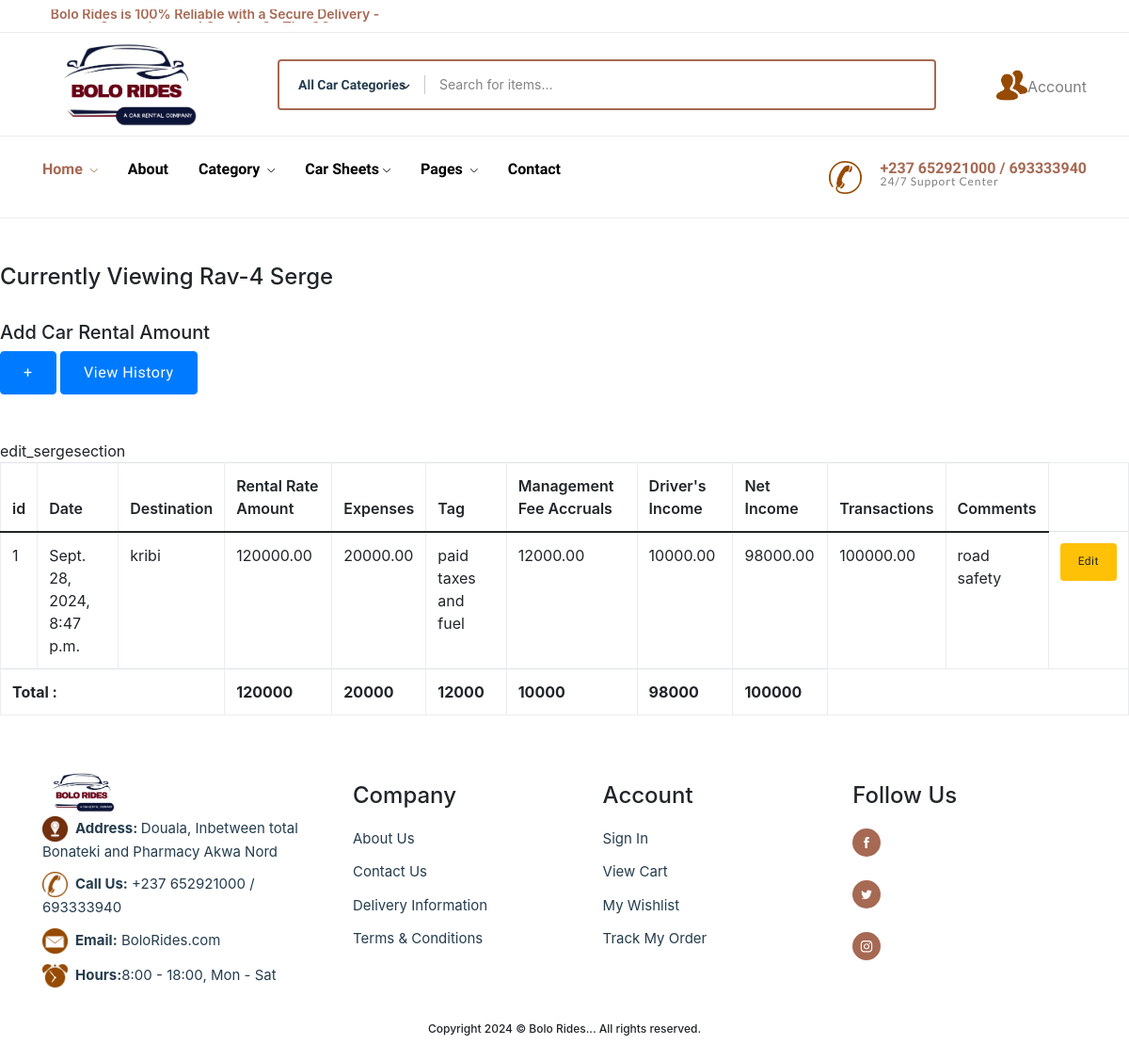
The app's page /rav4-serge-view with its own data.
### core/models.py (models this page shows, shortened)
class CarsType(models.Model):
  date_time = models.DateTimeField(default=timezone.now)
  destination = models.CharField(max_length=100, blank=False)
  rental_rate_amount = models.DecimalField(blank=True, null=True, max_digits=10,  decimal_places=2, default=0.00)
  expenses = models.DecimalField(blank=True, null=True, max_digits=10,  decimal_places=2, default=0.00)
  expense_tag = models.CharField(max_length=100, blank=False)
  management_fee_accruals = models.DecimalField(blank=True, null=True, max_digits=10,  decimal_places=2, default=0.00)
  driver_income = models.DecimalField(blank=True, null=True, max_digits=10,  decimal_places=2, default=0.00)
  net_income = models.DecimalField(blank=True, null=True, max_digits=10,  decimal_places=2, default=0.00)
  transaction = models.DecimalField(blank=True, null=True, max_digits=10,  decimal_places=2, default=0.00)
  comments = models.CharField(max_length=100, blank=False, default="leave message")
  class Meta:
    abstract = True
    verbose_name = "Cars Type"
    verbose_name_plural = "Cars Types"

class SergeSection(CarsType):
  history = HistoricalRecords()
  class Meta:
    verbose_name = "Serge Section"
    verbose_name_plural = "Serge Sections"

### core/views.py (the view)
# urls.py: path("rav4-serge-view", rav4_serge_view, name="rav4-serge-view"),
def rav4_serge_view(request):
  sergesection = SergeSection.objects.all()
  field_names = ['rental_rate_amount', 'expenses', 'management_fee_accruals', 'driver_income', 'net_income', 'transaction' ]
  total_sums = {}
  for field_name in field_names:
    total_sum = sergesection.aggregate(**{f"{field_name}_sum": Sum(field_name)})[f"{field_name}_sum"]
    total_sums[field_name] = total_sum or Decimal('0.00')
  print(total_sums)
  context = {
    'sergesection' : sergesection,
    'header' : 'Rav-4 Serge',
    'total_sums': total_sums
  }
  return render(request, "core/rav-4-serge.html", context)

### core/context_processor.py (called while the page is built)
def default(request):
  categories = Category.objects.all()
  return {
    'categories': categories,
  }

### templates/core/rav-4-serge.html
{% extends 'partials/base.html' %}
{% load static %}
{% block content %}
  <main>
    <br>
    <br>
    <h4>Currently Viewing {{ header}} </h4>
    <br>
    <div class="button-group">
      <h5> Add Car Rental Amount</h5>
      <a href="{% url 'core:add_sergesection_view' %}" class="btn btn-primary btn-md" role="button"> + </a>
      <a href="{% url 'core:rav4_serge_history_view' %}" class="btn btn-primary btn-md" role="button"> View History </a>
    </div>
    <br>
    <br>
    <table class="table table-hover">
      <thead>
        <tr>
          <th>id </th>
          <th>Date </th>
          <th>Destination</th>
          <th>Rental Rate Amount</th>
          <th>Expenses </th>
          <th>Tag </th>
          <th>Management Fee Accruals</th>
          <th>Driver's Income</th>
          <th>Net Income</th>
          <th>Transactions </th>
          <th>Comments </th>
        </tr>
      </thead>
      <tbody>
        {% for sergesec in sergesection %}
        <tr>
          <td> {{ sergesec.pk }} </td>
          <td> {{ sergesec.date_time }} </td>
          <td> {{ sergesec.destination }} </td>
          <td> {{ sergesec.rental_rate_amount}} </td>
          <td> {{ sergesec.expenses }} </td>
          <td> {{ sergesec.expense_tag }} </td>
          <td> {{ sergesec.management_fee_accruals }} </td>
          <td> {{ sergesec.driver_income }} </td>
          <td> {{ sergesec.net_income }} </td>
          <td> {{ sergesec.transaction }} </td>
          <td> {{ sergesec.comments  }} </td>  edit_sergesection
          <td>
            <a href="{% url 'core:edit_sergesection' sergesec.pk %}" class="btn btn-warning btn-sm" role="button"> Edit </a>
          </td>
        </tr>
        {% endfor %}
      <tr>
        <td colspan="3"> <strong>Total : </strong> </td>
        <td><strong> {{ total_sums.rental_rate_amount}}</strong></td>
        <td> <strong> {{ total_sums.expenses }}</strong></td>
        <td> <strong> {{ total_sums.management_fee_accruals }}</strong></td>
        <td> <strong> {{ total_sums.driver_income }}</strong></td>
        <td> <strong> {{ total_sums.net_income }}</strong></td>
        <td> <strong> {{ total_sums.transaction }}</strong></td>
      </tr>
      </tbody>
    </table>
  </main>
{% endblock content %}

### records on screen
SergeSection: pk "1", date_time "Sept. 28, 2024, 8:47 p.m.", destination "kribi", rental_rate_amount "120000.00", expenses "20000.00", expense_tag "paid taxes and fuel", management_fee_accruals "12000.00", driver_income "10000.00", net_income "98000.00", transaction "100000.00", comments "road safety"

### other values on screen
{{ header }} "Rav-4 Serge"
{{ total_sums.rental_rate_amount }} "120000"
{{ total_sums.expenses }} "20000"
{{ total_sums.management_fee_accruals }} "12000"
{{ total_sums.driver_income }} "10000"
{{ total_sums.net_income }} "98000"
{{ total_sums.transaction }} "100000"
